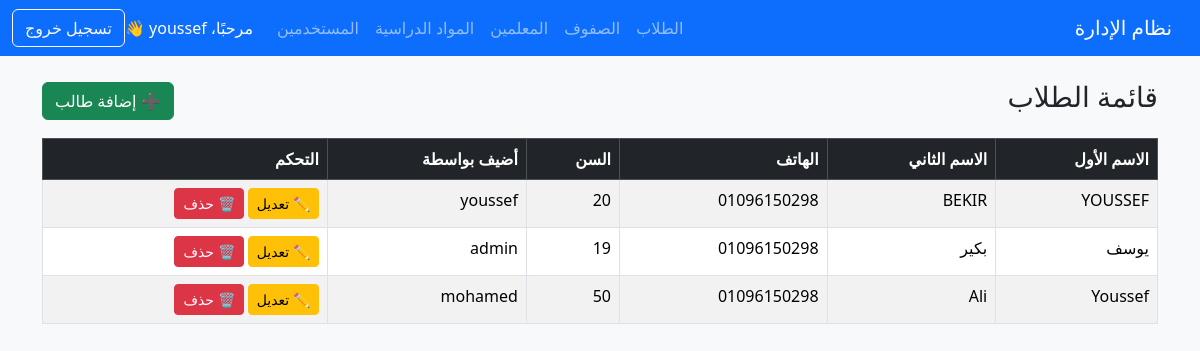
The page /youssef_students_v2/students/view.php (signed in) on the database its author committed.
### tables this page shows
CREATE TABLE `student_records` (
  `id` int(11) NOT NULL,
  `first_name` varchar(100) NOT NULL,
  `last_name` varchar(100) NOT NULL,
  `phone` varchar(20) DEFAULT NULL,
  `age` varchar(10) DEFAULT NULL,
  `added_by` int(11) DEFAULT NULL
);

CREATE TABLE `users` (
  `id` int(11) NOT NULL,
  `username` varchar(50) NOT NULL,
  `password` varchar(255) NOT NULL,
  `role` varchar(20) DEFAULT 'user'
);

### youssef_students_v2/students/view.php (the view, shortened to what this page needs)
<?php
include '../includes/header.php';
include '../config/db.php';
$sql = "SELECT s.*, u.username AS added_by_user
        FROM student_records s
        LEFT JOIN users u ON s.added_by = u.id";
$result = $conn->query($sql);
?>
<div class="d-flex justify-content-between align-items-center mb-3">
  <h3>قائمة الطلاب</h3>
  <a href="add.php" class="btn btn-success">➕ إضافة طالب</a>
</div>
<table class="table table-bordered table-striped">
  <thead class="table-dark">
    <tr>
      <th>الاسم الأول</th>
      <th>الاسم الثاني</th>
      <th>الهاتف</th>
      <th>السن</th>
      <th>أضيف بواسطة</th>
      <th>التحكم</th>
    </tr>
  </thead>
  <tbody>
    <?php while($row = $result->fetch_assoc()): ?>
      <tr>
        <td><?= $row['first_name'] ?></td>
        <td><?= $row['last_name'] ?></td>
        <td><?= $row['phone'] ?></td>
        <td><?= $row['age'] ?></td>
        <td><?= $row['added_by_user'] ?></td>
        <td>
          <a href="edit.php?id=<?= $row['id'] ?>" class="btn btn-sm btn-warning">✏️ تعديل</a>
          <a href="delete.php?id=<?= $row['id'] ?>" class="btn btn-sm btn-danger" onclick="return confirm('هل أنت متأكد؟')">🗑️ حذف</a>
        </td>
      </tr>
    <?php endwhile; ?>
  </tbody>
</table>
</div>
</body>
</html>

### youssef_students_v2/includes/header.php (shortened to what this page needs)
<!DOCTYPE html>
<html lang="ar" dir="rtl">
<head>
  <link href="https://cdn.jsdelivr.net/npm/bootstrap@5.3.3/dist/css/bootstrap.min.css" rel="stylesheet">
</head>
<body class="bg-light">
<nav class="navbar navbar-expand-lg navbar-dark bg-primary mb-4">
  <div class="container-fluid">
    <a class="navbar-brand" href="/youssef_students_v2/home.php">نظام الإدارة</a>
    <div class="collapse navbar-collapse">
      <ul class="navbar-nav me-auto mb-2 mb-lg-0">
        <li class="nav-item"><a class="nav-link" href="/youssef_students_v2/students/view.php">الطلاب</a></li>
        <li class="nav-item"><a class="nav-link" href="/youssef_students_v2/classes/view.php">الصفوف</a></li>
        <li class="nav-item"><a class="nav-link" href="/youssef_students_v2/teachers/view.php">المعلمين</a></li>
        <li class="nav-item"><a class="nav-link" href="/youssef_students_v2/subjects/view.php">المواد الدراسية</a></li>
        <li class="nav-item"><a class="nav-link" href="/youssef_students_v2/users/view.php">المستخدمين</a></li>
      </ul>
      <span class="navbar-text text-white me-3">مرحبًا، <?= $_SESSION['username'] ?> 👋</span>
      <a class="btn btn-outline-light" href="/youssef_students_v2/auth/logout.php">تسجيل خروج</a>
    </div>
  </div>
</nav>
<div class="container">

### rows shown on the page
student_records: first_name "YOUSSEF", last_name "BEKIR", phone "01096150298", age "20", added_by.username "youssef"
student_records: first_name "يوسف", last_name "بكير", phone "01096150298", age "19", added_by.username "admin"
student_records: first_name "Youssef", last_name "Ali", phone "01096150298", age "50", added_by.username "mohamed"

### other values the page prints
$_SESSION['username'] "youssef"
